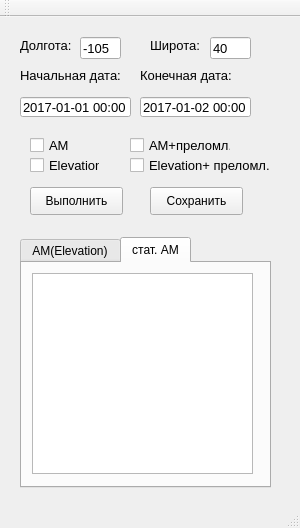
<?xml version="1.0" encoding="UTF-8"?>
<ui version="4.0">
 <class>SolarGeometryCalculatorNOAAClass</class>
 <widget class="QMainWindow" name="SolarGeometryCalculatorNOAAClass">
  <property name="geometry">
   <rect>
    <x>0</x>
    <y>0</y>
    <width>300</width>
    <height>528</height>
   </rect>
  </property>
  <property name="windowTitle">
   <string>SolarGeometryCalculatorNOAA</string>
  </property>
  <widget class="QWidget" name="centralWidget">
   <widget class="QLineEdit" name="le_UTC_End_Date">
    <property name="geometry">
     <rect>
      <x>140</x>
      <y>80</y>
      <width>111</width>
      <height>20</height>
     </rect>
    </property>
    <property name="font">
     <font>
      <pointsize>10</pointsize>
     </font>
    </property>
    <property name="inputMethodHints">
     <set>Qt::ImhNone</set>
    </property>
    <property name="text">
     <string>2017-01-02 00:00</string>
    </property>
   </widget>
   <widget class="QLineEdit" name="le_latitude">
    <property name="geometry">
     <rect>
      <x>210</x>
      <y>20</y>
      <width>41</width>
      <height>22</height>
     </rect>
    </property>
    <property name="font">
     <font>
      <pointsize>10</pointsize>
     </font>
    </property>
    <property name="text">
     <string>40</string>
    </property>
   </widget>
   <widget class="QLabel" name="l_longitude">
    <property name="geometry">
     <rect>
      <x>20</x>
      <y>20</y>
      <width>71</width>
      <height>16</height>
     </rect>
    </property>
    <property name="font">
     <font>
      <pointsize>10</pointsize>
     </font>
    </property>
    <property name="text">
     <string>Долгота:</string>
    </property>
   </widget>
   <widget class="QPushButton" name="pb_SGC_start">
    <property name="geometry">
     <rect>
      <x>30</x>
      <y>170</y>
      <width>93</width>
      <height>28</height>
     </rect>
    </property>
    <property name="text">
     <string>Выполнить</string>
    </property>
   </widget>
   <widget class="QLineEdit" name="le_UTC_Start_Date">
    <property name="geometry">
     <rect>
      <x>20</x>
      <y>80</y>
      <width>111</width>
      <height>20</height>
     </rect>
    </property>
    <property name="font">
     <font>
      <pointsize>10</pointsize>
     </font>
    </property>
    <property name="inputMethodHints">
     <set>Qt::ImhNone</set>
    </property>
    <property name="text">
     <string>2017-01-01 00:00</string>
    </property>
   </widget>
   <widget class="QLineEdit" name="le_longitude">
    <property name="geometry">
     <rect>
      <x>80</x>
      <y>20</y>
      <width>41</width>
      <height>22</height>
     </rect>
    </property>
    <property name="font">
     <font>
      <pointsize>10</pointsize>
     </font>
    </property>
    <property name="text">
     <string>-105</string>
    </property>
   </widget>
   <widget class="QLabel" name="l_latitude">
    <property name="geometry">
     <rect>
      <x>150</x>
      <y>20</y>
      <width>71</width>
      <height>16</height>
     </rect>
    </property>
    <property name="font">
     <font>
      <pointsize>10</pointsize>
     </font>
    </property>
    <property name="text">
     <string>Широта:</string>
    </property>
   </widget>
   <widget class="QLabel" name="l_UTC_Start_Date">
    <property name="geometry">
     <rect>
      <x>20</x>
      <y>50</y>
      <width>111</width>
      <height>16</height>
     </rect>
    </property>
    <property name="font">
     <font>
      <pointsize>10</pointsize>
     </font>
    </property>
    <property name="whatsThis">
     <string>&lt;html&gt;&lt;head/&gt;&lt;body&gt;&lt;p&gt;2017-12-31 23:59&lt;/p&gt;&lt;/body&gt;&lt;/html&gt;</string>
    </property>
    <property name="text">
     <string>Начальная дата:</string>
    </property>
   </widget>
   <widget class="QLabel" name="l_UTC_End_Date">
    <property name="geometry">
     <rect>
      <x>140</x>
      <y>50</y>
      <width>111</width>
      <height>16</height>
     </rect>
    </property>
    <property name="font">
     <font>
      <pointsize>10</pointsize>
     </font>
    </property>
    <property name="whatsThis">
     <string>&lt;html&gt;&lt;head/&gt;&lt;body&gt;&lt;p&gt;2017-12-31 23:59&lt;/p&gt;&lt;/body&gt;&lt;/html&gt;</string>
    </property>
    <property name="text">
     <string>Конечная дата:</string>
    </property>
   </widget>
   <widget class="QCheckBox" name="cb_isAM">
    <property name="geometry">
     <rect>
      <x>30</x>
      <y>120</y>
      <width>70</width>
      <height>17</height>
     </rect>
    </property>
    <property name="font">
     <font>
      <pointsize>10</pointsize>
     </font>
    </property>
    <property name="text">
     <string>AM</string>
    </property>
   </widget>
   <widget class="QCheckBox" name="cB_isElevation">
    <property name="geometry">
     <rect>
      <x>30</x>
      <y>140</y>
      <width>70</width>
      <height>17</height>
     </rect>
    </property>
    <property name="font">
     <font>
      <pointsize>10</pointsize>
     </font>
    </property>
    <property name="text">
     <string>Elevation</string>
    </property>
   </widget>
   <widget class="QPushButton" name="pb_SGC_AM_Elev_save">
    <property name="geometry">
     <rect>
      <x>150</x>
      <y>170</y>
      <width>93</width>
      <height>28</height>
     </rect>
    </property>
    <property name="text">
     <string>Сохранить</string>
    </property>
   </widget>
   <widget class="QCheckBox" name="cB_isElevation_with_refr">
    <property name="geometry">
     <rect>
      <x>130</x>
      <y>140</y>
      <width>151</width>
      <height>17</height>
     </rect>
    </property>
    <property name="font">
     <font>
      <pointsize>10</pointsize>
     </font>
    </property>
    <property name="text">
     <string>Elevation+ преломл.</string>
    </property>
   </widget>
   <widget class="QCheckBox" name="cb_isAM_with_refr">
    <property name="geometry">
     <rect>
      <x>130</x>
      <y>120</y>
      <width>101</width>
      <height>17</height>
     </rect>
    </property>
    <property name="font">
     <font>
      <pointsize>10</pointsize>
     </font>
    </property>
    <property name="text">
     <string>AM+преломл.</string>
    </property>
   </widget>
   <widget class="QTabWidget" name="tabw_AM_Elev">
    <property name="geometry">
     <rect>
      <x>20</x>
      <y>220</y>
      <width>251</width>
      <height>251</height>
     </rect>
    </property>
    <property name="currentIndex">
     <number>1</number>
    </property>
    <widget class="QWidget" name="t_AM_Elevation">
     <attribute name="title">
      <string>AM(Elevation)</string>
     </attribute>
     <widget class="QTableWidget" name="tw_SGC">
      <property name="geometry">
       <rect>
        <x>10</x>
        <y>10</y>
        <width>221</width>
        <height>201</height>
       </rect>
      </property>
     </widget>
    </widget>
    <widget class="QWidget" name="t_AM_statistic">
     <attribute name="title">
      <string>стат. AM</string>
     </attribute>
     <widget class="QTableWidget" name="tw_SGC_AM_statistic">
      <property name="geometry">
       <rect>
        <x>10</x>
        <y>10</y>
        <width>221</width>
        <height>201</height>
       </rect>
      </property>
     </widget>
    </widget>
   </widget>
  </widget>
  <widget class="QMenuBar" name="menuBar">
   <property name="geometry">
    <rect>
     <x>0</x>
     <y>0</y>
     <width>300</width>
     <height>21</height>
    </rect>
   </property>
  </widget>
  <widget class="QToolBar" name="mainToolBar">
   <attribute name="toolBarArea">
    <enum>TopToolBarArea</enum>
   </attribute>
   <attribute name="toolBarBreak">
    <bool>false</bool>
   </attribute>
  </widget>
  <widget class="QStatusBar" name="statusBar"/>
 </widget>
 <layoutdefault spacing="6" margin="11"/>
 <resources>
  <include location="SolarGeometryCalculatorNOAA.qrc"/>
 </resources>
 <connections/>
</ui>
